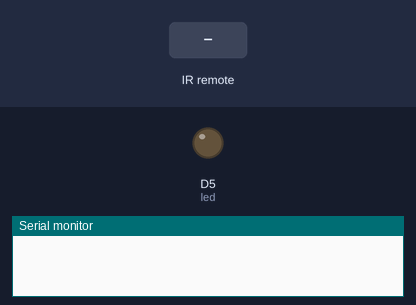
Bench run of a sketch on a simulated ESP8266 (NodeMCU). Shown: output pins drawn as LEDs (lit = HIGH), the last lines printed to the serial monitor. The inputs (shaded band) are chosen by the test bench.

Above: at 1.2 s.
1.3 s: infrared code 0xCADD4BDD received
At 2.3 s:
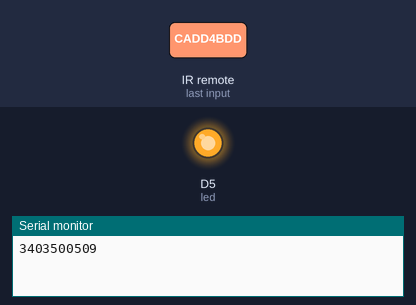
Timing chart, 0 to 4.3 s (numbered marks = the images above; inputs shaded):
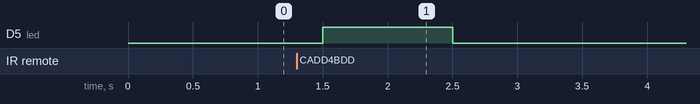

The sketch:

TSOP.ino
```cpp
#include <IRrecv.h>   //include library for TSOP1738
uint16_t RECV_PIN = D6; //Define pin for the sensor
IRrecv irrecv(RECV_PIN);//Create an object of type IRrecv to access all the functions of the library.
decode_results results;//Create a variable of decode_results type to store the values

void setup() {
  Serial.begin(9600);
  pinMode(D5,OUTPUT);//led
  irrecv.enableIRIn();  // Start the receiver//Enable TSOP
}

void loop() {
  if (irrecv.decode(&results)) {
   unsigned int ircode = results.value;
    Serial.println(ircode);
        if(ircode==3403500509){
         digitalWrite(D5,HIGH);//led ON
         delay(1000);
        }
    }
    irrecv.resume();  // Receive the next value
  digitalWrite(D5,LOW);// led OFF
  delay(300);
}
```

Measured:
- after the input at 1.3 s, D5 (led): LOW → HIGH after 0.20 s, → LOW 1.0 s later
